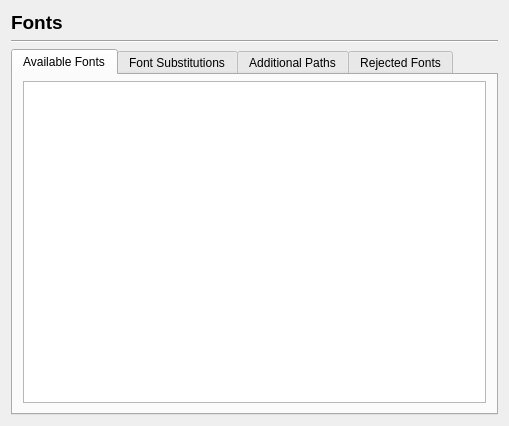
<?xml version="1.0" encoding="UTF-8"?>
<ui version="4.0">
 <class>Prefs_Fonts</class>
 <widget class="QWidget" name="Prefs_Fonts">
  <property name="geometry">
   <rect>
    <x>0</x>
    <y>0</y>
    <width>509</width>
    <height>426</height>
   </rect>
  </property>
  <property name="windowTitle">
   <string notr="true">Form</string>
  </property>
  <layout class="QVBoxLayout" name="verticalLayout">
   <item>
    <widget class="QLabel" name="label">
     <property name="font">
      <font>
       <pointsize>14</pointsize>
       <weight>75</weight>
       <bold>true</bold>
      </font>
     </property>
     <property name="text">
      <string>Fonts</string>
     </property>
    </widget>
   </item>
   <item>
    <widget class="Line" name="line">
     <property name="orientation">
      <enum>Qt::Horizontal</enum>
     </property>
    </widget>
   </item>
   <item>
    <widget class="QTabWidget" name="tabWidget">
     <property name="currentIndex">
      <number>0</number>
     </property>
     <widget class="QWidget" name="availableFontsTab">
      <attribute name="title">
       <string>Available Fonts</string>
      </attribute>
      <layout class="QVBoxLayout" name="verticalLayout_2">
       <property name="leftMargin">
        <number>10</number>
       </property>
       <property name="topMargin">
        <number>6</number>
       </property>
       <property name="rightMargin">
        <number>10</number>
       </property>
       <property name="bottomMargin">
        <number>10</number>
       </property>
       <item>
        <widget class="FontListView" name="fontListTableView"/>
       </item>
      </layout>
     </widget>
     <widget class="QWidget" name="fontSubstitutionsTab">
      <attribute name="title">
       <string>Font Substitutions</string>
      </attribute>
      <layout class="QVBoxLayout" name="verticalLayout_3">
       <property name="leftMargin">
        <number>10</number>
       </property>
       <property name="topMargin">
        <number>6</number>
       </property>
       <property name="rightMargin">
        <number>10</number>
       </property>
       <property name="bottomMargin">
        <number>10</number>
       </property>
       <item>
        <widget class="QTableWidget" name="fontSubstitutionsTableWidget"/>
       </item>
       <item>
        <layout class="QHBoxLayout" name="horizontalLayout">
         <item>
          <spacer name="horizontalSpacer">
           <property name="orientation">
            <enum>Qt::Horizontal</enum>
           </property>
           <property name="sizeHint" stdset="0">
            <size>
             <width>40</width>
             <height>20</height>
            </size>
           </property>
          </spacer>
         </item>
         <item>
          <widget class="QPushButton" name="deleteSubstitutionButton">
           <property name="text">
            <string>Delete</string>
           </property>
          </widget>
         </item>
        </layout>
       </item>
      </layout>
     </widget>
     <widget class="QWidget" name="additionalPathsTab">
      <attribute name="title">
       <string>Additional Paths</string>
      </attribute>
      <layout class="QVBoxLayout" name="verticalLayout_5">
       <item>
        <layout class="QHBoxLayout" name="horizontalLayout_2">
         <item>
          <widget class="QListWidget" name="pathListWidget"/>
         </item>
         <item>
          <layout class="QVBoxLayout" name="verticalLayout_4">
           <item>
            <widget class="QPushButton" name="changeButton">
             <property name="text">
              <string>C&amp;hange...</string>
             </property>
            </widget>
           </item>
           <item>
            <widget class="QPushButton" name="addButton">
             <property name="text">
              <string>A&amp;dd...</string>
             </property>
            </widget>
           </item>
           <item>
            <widget class="QPushButton" name="removeButton">
             <property name="text">
              <string>&amp;Remove</string>
             </property>
            </widget>
           </item>
           <item>
            <spacer name="additionalPathsButtonsVerticalSpacer">
             <property name="orientation">
              <enum>Qt::Vertical</enum>
             </property>
             <property name="sizeHint" stdset="0">
              <size>
               <width>20</width>
               <height>40</height>
              </size>
             </property>
            </spacer>
           </item>
          </layout>
         </item>
        </layout>
       </item>
       <item>
        <widget class="QLabel" name="whyBlankLabel">
         <property name="text">
          <string/>
         </property>
         <property name="wordWrap">
          <bool>true</bool>
         </property>
        </widget>
       </item>
       <item>
        <spacer name="additionalPathsLabelVerticalSpacer">
         <property name="orientation">
          <enum>Qt::Vertical</enum>
         </property>
         <property name="sizeType">
          <enum>QSizePolicy::Minimum</enum>
         </property>
         <property name="sizeHint" stdset="0">
          <size>
           <width>0</width>
           <height>0</height>
          </size>
         </property>
        </spacer>
       </item>
      </layout>
     </widget>
     <widget class="QWidget" name="rejectedFontsTab">
      <attribute name="title">
       <string>Rejected Fonts</string>
      </attribute>
      <layout class="QGridLayout" name="gridLayout">
       <item row="0" column="0">
        <widget class="QListWidget" name="fontsRejectedLstWidget"/>
       </item>
      </layout>
     </widget>
    </widget>
   </item>
  </layout>
 </widget>
 <customwidgets>
  <customwidget>
   <class>FontListView</class>
   <extends>QTableView</extends>
   <header>ui/fontlistview.h</header>
  </customwidget>
 </customwidgets>
 <resources/>
 <connections/>
</ui>
